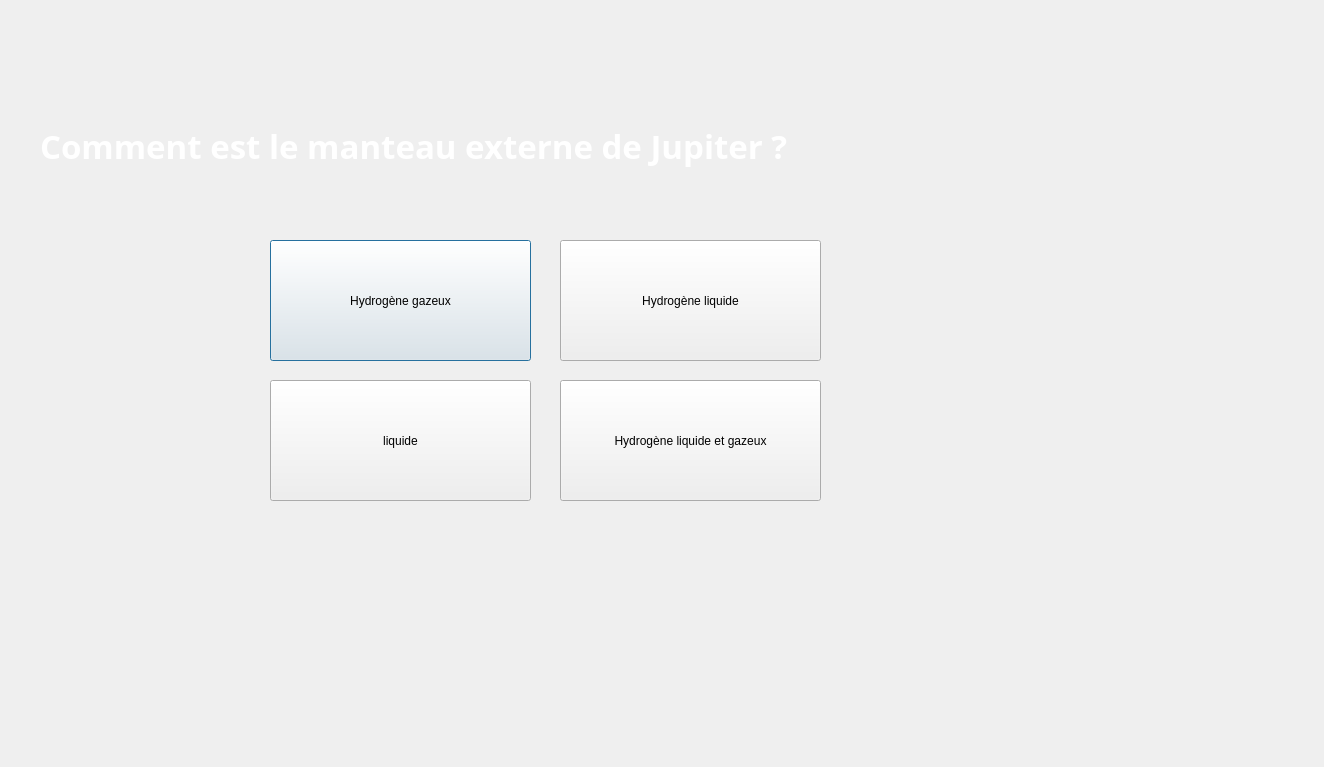
<?xml version="1.0" encoding="UTF-8"?>
<ui version="4.0">
 <class>Dialog15</class>
 <widget class="QDialog" name="Dialog15">
  <property name="geometry">
   <rect>
    <x>0</x>
    <y>0</y>
    <width>1324</width>
    <height>767</height>
   </rect>
  </property>
  <property name="windowTitle">
   <string>Dialog</string>
  </property>
  <widget class="QLabel" name="label">
   <property name="geometry">
    <rect>
     <x>40</x>
     <y>90</y>
     <width>1071</width>
     <height>111</height>
    </rect>
   </property>
   <property name="font">
    <font>
     <family>Segoe Script</family>
     <pointsize>25</pointsize>
     <italic>false</italic>
     <bold>true</bold>
    </font>
   </property>
   <property name="styleSheet">
    <string notr="true">font: 700 25pt &quot;Segoe Script&quot;;
color: rgb(255, 255, 255);</string>
   </property>
   <property name="text">
    <string>Comment est le manteau externe de Jupiter ?</string>
   </property>
  </widget>
  <widget class="QPushButton" name="pushButton">
   <property name="geometry">
    <rect>
     <x>270</x>
     <y>240</y>
     <width>261</width>
     <height>121</height>
    </rect>
   </property>
   <property name="text">
    <string>Hydrogène gazeux</string>
   </property>
  </widget>
  <widget class="QPushButton" name="pushButton_2">
   <property name="geometry">
    <rect>
     <x>560</x>
     <y>240</y>
     <width>261</width>
     <height>121</height>
    </rect>
   </property>
   <property name="text">
    <string>Hydrogène liquide</string>
   </property>
  </widget>
  <widget class="QPushButton" name="pushButton_3">
   <property name="geometry">
    <rect>
     <x>270</x>
     <y>380</y>
     <width>261</width>
     <height>121</height>
    </rect>
   </property>
   <property name="text">
    <string>liquide</string>
   </property>
  </widget>
  <widget class="QPushButton" name="pushButton_4">
   <property name="geometry">
    <rect>
     <x>560</x>
     <y>380</y>
     <width>261</width>
     <height>121</height>
    </rect>
   </property>
   <property name="text">
    <string>Hydrogène liquide et gazeux</string>
   </property>
  </widget>
 </widget>
 <resources/>
 <connections/>
</ui>
